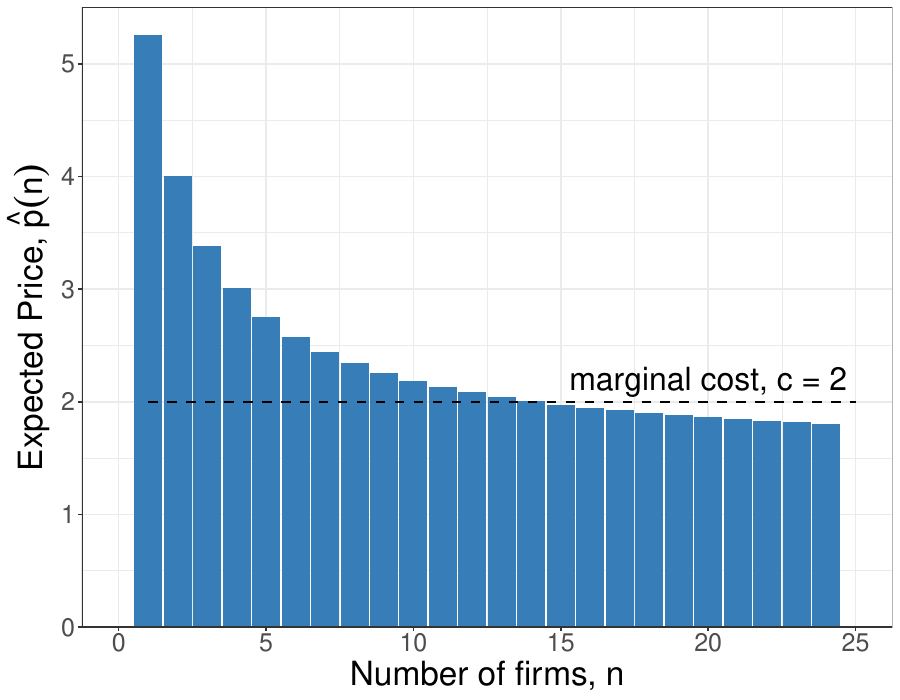

Generate this figure with R:
require(shape)
library(tidyverse)
# pdf(file = "competitionmarkets/long_run_n_bargraph.pdf", width = 9, height = 7)


#Set parameters for graphics
axislabelsize <- 1.8
labelsize <- 1.5
namesize <- 1.8
annotatesize <- 1.5
graphlinewidth <- 2
segmentlinewidth <- 1.5


COL <- c("#7fc97f", "#beaed4", "#fdc086", "#ffff99", "#386cb0", "#f0027f", "#bf5b17", "#666666")
COLA <- c("#e0f3db", "#99d8c9","#66c2a4","#41ae76", "#238b45", "#005824")
COLB <- c("#c6dbef", "#4eb3d3", "#2b8cbe", "#0868ac","#084081")
COLC <- c("#fcfbfd", "#efedf5", "#dadaeb", "#bcbddc", "#9e9ac8", "#807dba", "#6a51a3", "#54278f", "#3f007d")

par(mar =  c(5, 8, 1, 1))

Profit <- function(n, pbar = 60, c = 10, beta = 0.5) {
  (pbar - c)^2 / (((n + 1)^2)*beta)
}

totaln <- function(pi, pbar = 60, c = 10, beta = 0.5){
  (pbar - c)/(sqrt(pi*beta)) - 1
}

cournotPrice <- function(n, pbar = 60, c1 = 10) {
  c1 + (1/(n + 1))*(pbar - c1)
}


# Barriers to entry
# Inputs: Probability of BTE (b) and number of firms
# Outputs: Price Level at some n
bte <- function(n, b = 0) {
  cournotPrice(n)*(1-b)
}

nstar <- function(b, pbar = 60, c = 10){
  (pbar*(1 - b) - c) / (b*c)
}

#Levels for the barriers to entry specified here
barriers <- c(0.2, 0.5, 0.71)
costs <- c(5, 10)

firms <- seq(1, 40, 1)
cost <- rep(6, length(firms))
nfirms <- tibble(firms, cost)
nfirms <- 
  nfirms %>% 
  mutate(price = cournotPrice(firms), 
         pbar = bte(firms, b = 0.85))

plot <- 
  nfirms %>% 
  ggplot(aes(x = firms, y = pbar, fill = pbar, col = pbar)) + 
  geom_bar(stat = "identity", position = "dodge", col = "#377eb8", fill = "#377eb8") + 
  scale_y_continuous(expand = c(0, 0), limits = c(0, 5.5)) +
  xlab("Number of firms, n") +
  ylab(expression(paste("Expected Price, ", hat(p)*(n) ))) + 
  xlim(0, 25) + 
  geom_line(y = 2, lty = 2, col = "black", lwd = 0.8) +
  annotate("text", x = 20, y = 2.2, label = "marginal cost, c = 2", cex = 8) + 
  
  # scale_fill_brewer(type = "qual", palette = "Set1", 
  #                   name = "",
  #                   breaks = c("pbar"),
  #                   labels = c("Expected Price")
  # ) + 
  # scale_color_brewer(type = "qual", palette = "Set1", 
  #                    name = "",
  #                    breaks = c("pbar"),
  #                    labels = c("Expected Price")
  # ) +
  theme_bw() + 
  theme(#legend.position="top",
        axis.title = element_text(size = 24),
        axis.title.y = element_text(size = 24),
        axis.text.y = element_text(size = 18),
        axis.text.x = element_text(size = 18)
        )
ggsave(plot, file = "competitionmarkets/long_run_n_bargraph.pdf", width = 9, height = 7)

